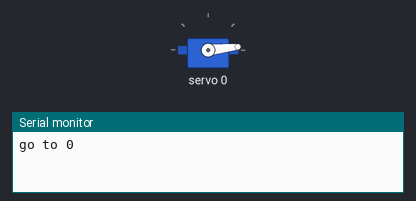
Recording of a sketch running on a simulated Arduino Uno, built with avr-gcc and run on an emulated ATmega328P. Parts: servo, the last lines printed to the serial monitor.

Above: at 0.05 s.
At 1.4 s:
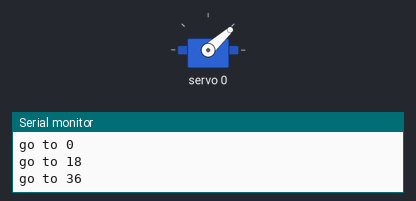
At 2.75 s:
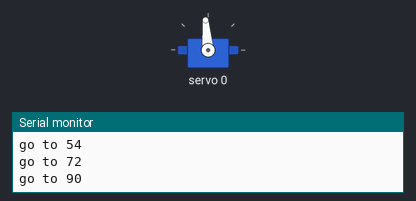
At 5.5 s:
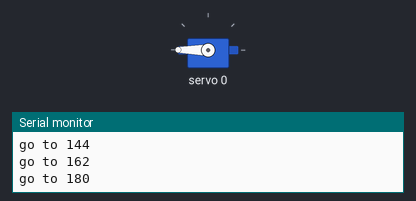
Timing chart, 0 to 7.2 s (numbered marks = the images above):
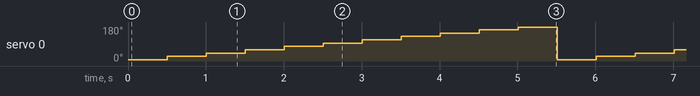

Measured:
- by itself, servo 0: repeats every 5.5 s: 42° 0.50 s, 60° 0.50 s, 77° 0.50 s, 95° 0.50 s, 113° 0.50 s, 131° 0.50 s, 148° 0.50 s, 166° 0.50 s, 180° 0.50 s, 6° 0.50 s, 24° 0.50 s

The sketch:

Servo.ino
```cpp
#include <Wire.h>
#include <Adafruit_PWMServoDriver.h>

#define servosCount 1
const int servosIds[servosCount] = { 0 };
const int servosMin[servosCount] = { 150 };
const int servosMax[servosCount] = { 600 };

// Dla 3 serwomechanizmów deklaracje wyglądają tak:
//#define servosCount 3
//const int servosIds[servosCount] = { 0, 1, 2 };
//const int servosMin[servosCount] = { 150, 150, 150 };
//const int servosMax[servosCount] = { 600, 600, 550 };

Adafruit_PWMServoDriver pwm = Adafruit_PWMServoDriver();


void setup() {

  pwm.begin();
  pwm.setPWMFreq(60);  // Analog servos run at ~60 Hz updates

  Serial.begin(115200);
}


int servoIndex = 0;

void loop() {

  for (int i = 0; i <= 180; i += 180/10) {

    Serial.print("go to "); Serial.println(i);
    setServoPosition(servoIndex, i);
    delay(500);
  }

  servoIndex++;
  if (servoIndex >= servosCount) {
    servoIndex = 0;
  }
}


void setServoPosition(int servoIndex, int angle) {

  int correctAngle = constrain(angle, 0, 180);
  int pulseLenght = map(correctAngle, 0, 180, servosMin[servoIndex], servosMax[servoIndex]);
  pwm.setPWM(servosIds[servoIndex], 0, pulseLenght);

}
```
